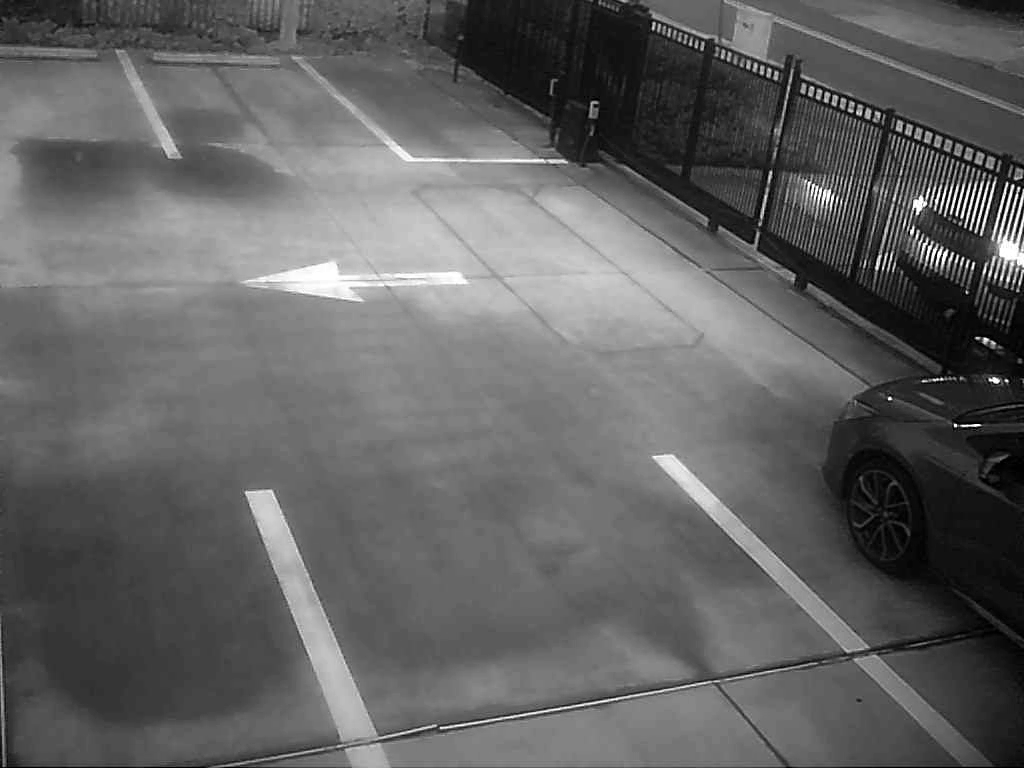
#> input picture frame 6 of Testing/data/test2.mp4, 1024 x 768 px
$ python camera_feed.py
#> lines starting #> are read from the running program, lines starting #| are printed output that depends on the picture
import cv2
import time
from PIL import Image
import numpy as np
import requests
from io import BytesIO
import os
import pdb
import imageio
import keyboard
import _thread
import imutils
import matplotlib.pyplot as plt

main_path = os.path.dirname(os.path.abspath(__file__))
save_path = os.path.join(main_path, "preprocess")


def main():

    # Default Garden enterance IP
    #addr = 'http://10.7.0.19/image4?res=half&quality=1&doublescan=0'
    addr = os.path.join(save_path, "test2.mp4")
    print("==== KEY COMMANDS ====")
    print(" 'r' = start/stop record ")
    print(" 'q' = exit program ")

    # Track what keys are pressed
    keys_clicked = []
    _thread.start_new_thread(check_key, (keys_clicked,))

    pull_feed(addr, keys_clicked)


def pull_feed(addr, keys_clicked):
#> called with addr = 'Testing/preprocess/test2.mp4'
    frames = []
    count = 0
    videofeed = cv2.VideoCapture(addr)
    # Continue until quit occurs
    while 'q' not in keys_clicked:
        # Pull image from camera
        # feed, spf  = request_img(addr)
        ret, feed = videofeed.read()
#> feed is the input picture: shape (768, 1024, 3); min 0, max 255, mean 98.8

        # Convert image into array
        #img = np.asarray(Image.open(BytesIO(feed.content)))
        img = feed

        show_img(img)
        # Show image in window
        #window = imutils.resize(img, width=400)

    videofeed.release()
    cv2.destroyAllWindows()
        # [14 lines of commented-out code are left out]


def show_img(img):
    window = cv2.resize(img, (600,400) )
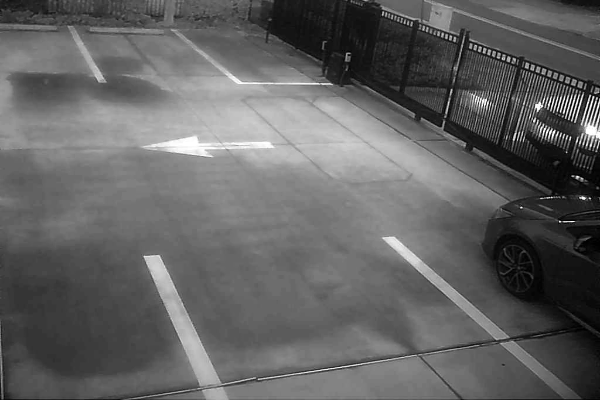
#> window: shape (400, 600, 3); min 0, max 255, mean 98.7
    cv2.imshow('Video', window )
    cv2.waitKey(1)

def request_img(request, verbose=0):
    if verbose == 1: print("Grabbing frame...")
    start = time.time()
    feed = requests.get(request)
    end = time.time()
    if verbose == 1: print("Frame aquired in", end-start, "seconds.\n")
    return feed, end-start


# Check if a key was clicked
def check_key(a_list):
    while True:
        try:
            key = keyboard.read_key()
            a_list.append(key)
        except:
            pass


if __name__ == "__main__":
    main()

$ run again, starting later in the video
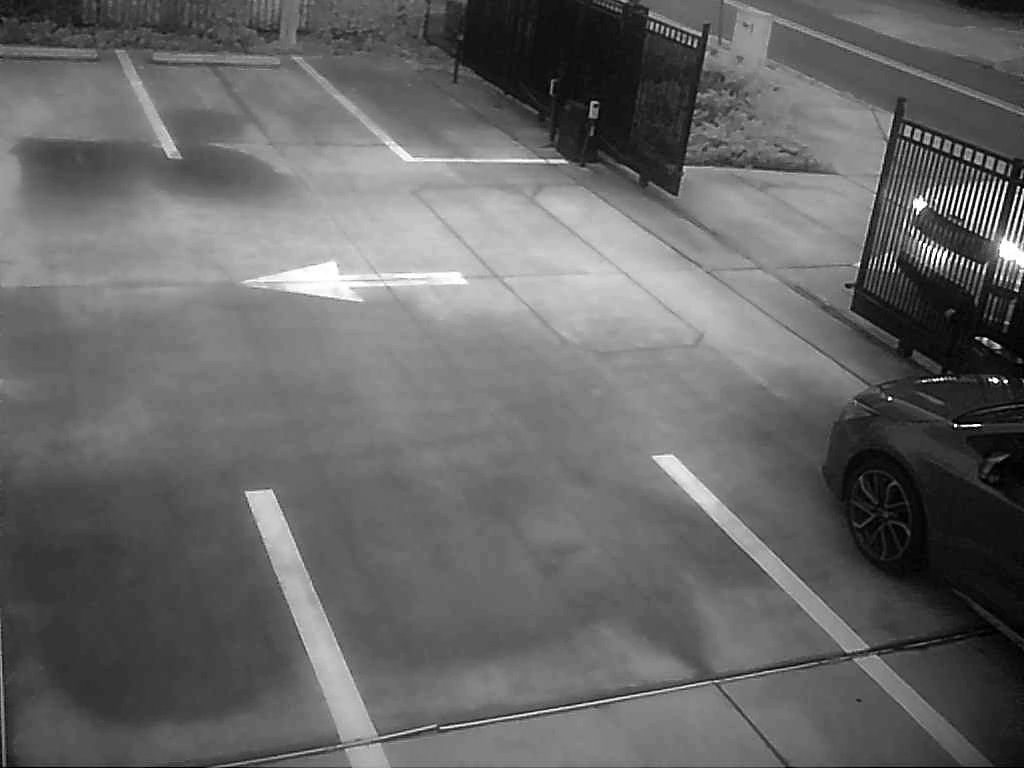
#> input picture frame 30 of Testing/data/test2.mp4, 1024 x 768 px
#> in pull_feed, feed is the input picture: shape (768, 1024, 3); min 0, max 255, mean 103.2
#> in show_img, `window = cv2.resize(img, (600,400) )`:
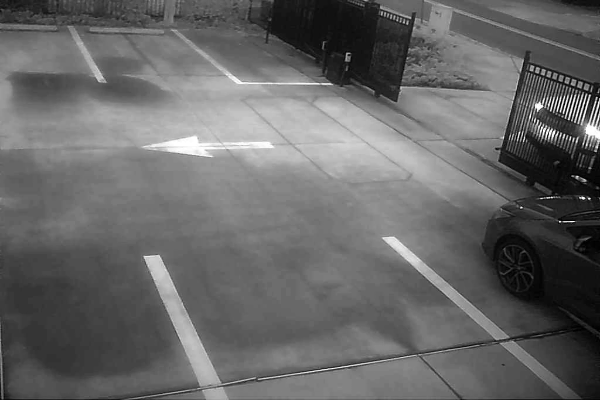
#> window: shape (400, 600, 3); min 0, max 255, mean 103.1

$ run again, starting later in the video
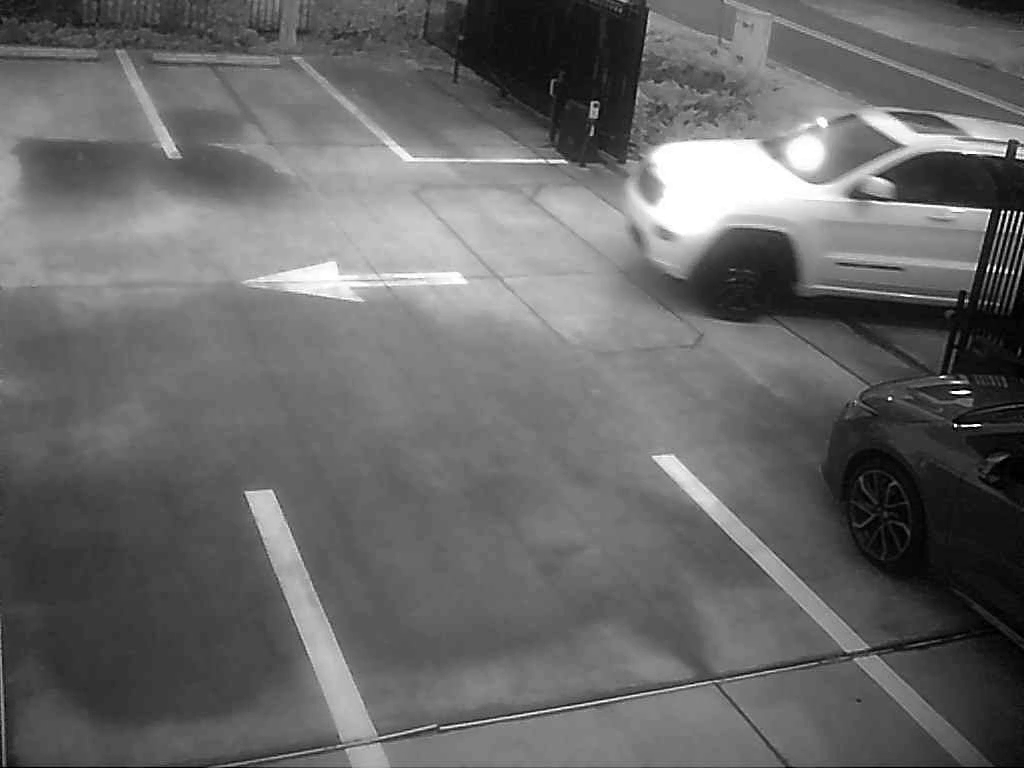
#> input picture frame 54 of Testing/data/test2.mp4, 1024 x 768 px
#> in pull_feed, feed is the input picture: shape (768, 1024, 3); min 0, max 255, mean 104.5
#> in show_img, `window = cv2.resize(img, (600,400) )`:
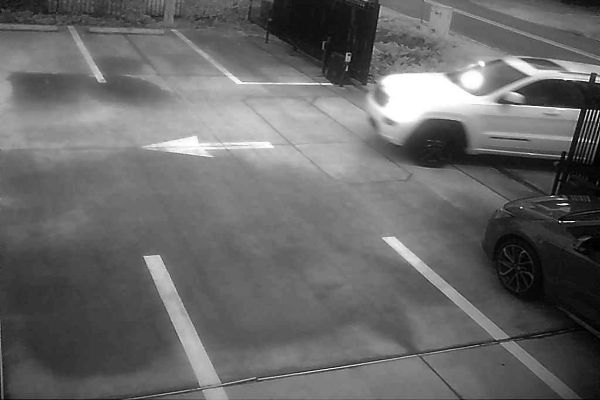
#> window: shape (400, 600, 3); min 0, max 255, mean 104.4
